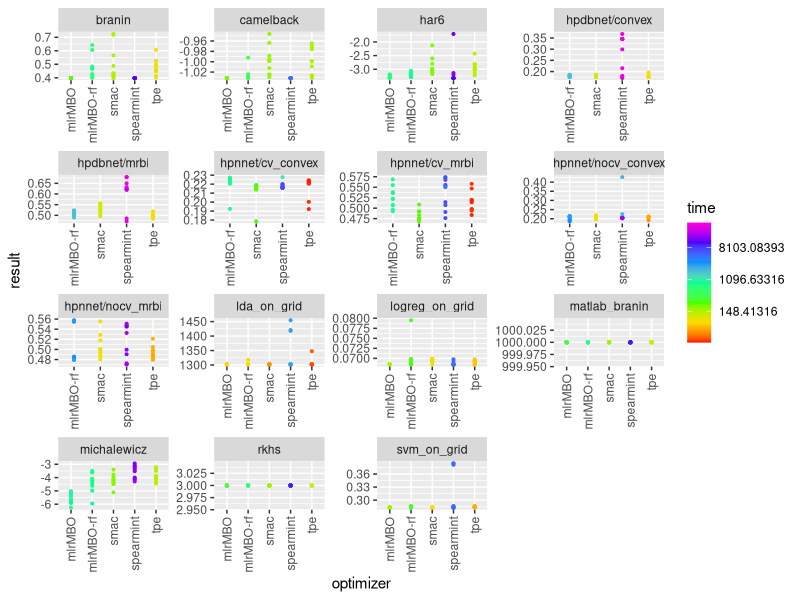
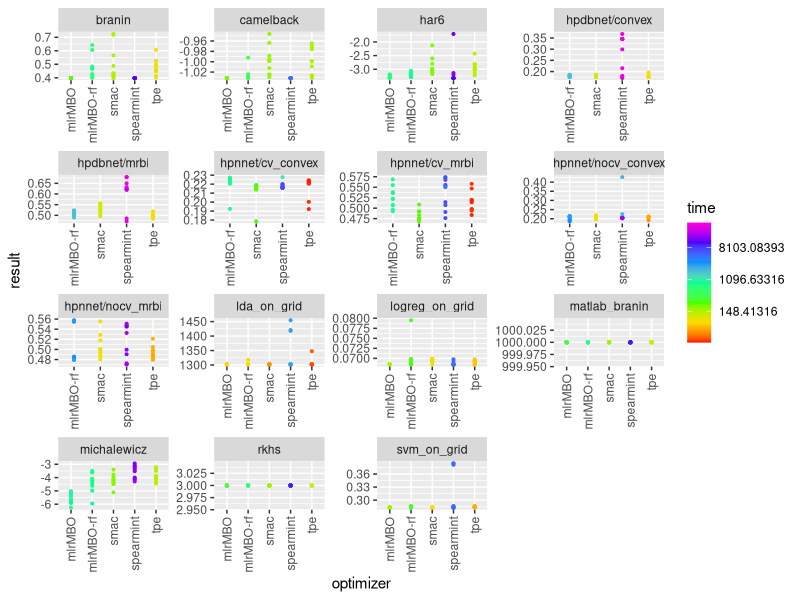

Generate these figures, in order, with R:
require(ggplot2)

d = read.csv("results.csv")

ggplot(d, aes(optimizer, result, color = time)) +
    scale_colour_gradientn(trans = "log", colours = rainbow(7)) +
    geom_point(size = .7) +
    facet_wrap(~ benchmark, scales = "free") +
    theme(axis.text.x = element_text(angle = 90, hjust = 1, vjust = 0.5))
ggsave("hpolib.pdf", width = 9, height = 10)
